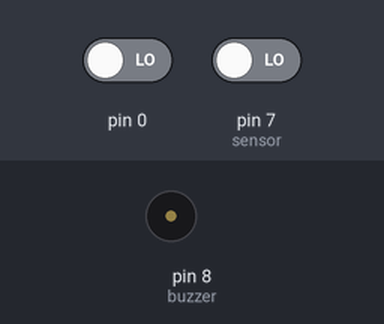
Bench run of a sketch on a simulated Arduino Uno, built with avr-gcc and run on an emulated ATmega328P. Parts: buzzer (waves = sounding). The inputs (shaded band) are chosen by the test bench; at power-on: pin 7 (sensor) LOW, pin 0 LOW. The modem accepts every AT command (registered, SIM ready, sends succeed) and sends nothing else.

Above: at 1.7 s.
1.8 s: pin 7 (sensor) driven HIGH
At 2.2 s:
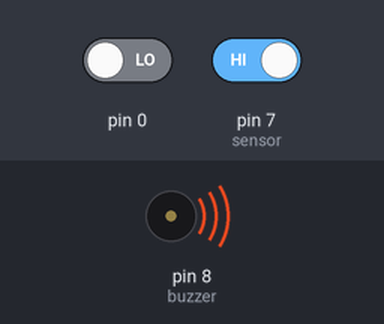
4.3 s: pin 7 (sensor) driven LOW
At 4.9 s:
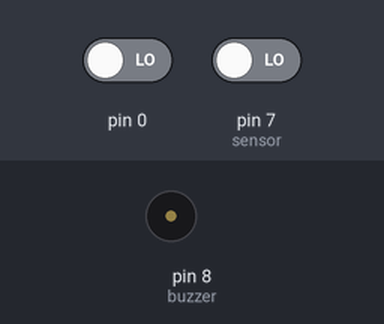
Timing chart, 0 to 7.3 s (numbered marks = the images above; inputs shaded):
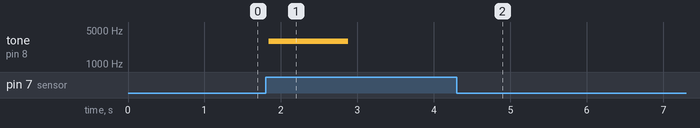

The sketch:

code.ino
```cpp
#include <SoftwareSerial.h>

SoftwareSerial mySerial(2,3);

int sensor=7; //The output of PIR sensor connected to pin 7 of Arduino
int push_switch=6; // push button switch connected to pin 6 of Arduino
int buzzer=8; // buzzer connected to pin 8 of Arduino
int sensor_value; //variable to hold read sensor value
int sms_count=0;
int ledPin=13;

void setup()
{ pinMode(sensor,INPUT); // configuring pin 7 as Input
  pinMode(push_switch,INPUT); // configuring pin 6 as Input
  pinMode(buzzer,OUTPUT); // configuring pin 8 as OUTPUT

  mySerial.begin(9600);
  delay(500);

}

void loop()
{
Check_Burglar();// subroutine to check sensor status and activation of outputs
Check_Reset(); // subroutine to check if alarm reset switch pressed or not
}

void Check_Burglar()
{
{
sensor_value=digitalRead(sensor); // Reading sensor value from pin 7
if(sensor_value==HIGH) // Checking if PIR sensor sends a HIGH signal to Arduino
{
  digitalWrite(ledPin, HIGH);
    playTone(1000, 300);
    delay(150);

    while(sms_count<1)
    {
      SendTextMessage(); // Function to send AT Commands to GSM module
    }
    sensor_value=HIGH;

}}
}
void Check_Reset()
{
if(digitalRead(push_switch==HIGH))// Checking if pushbutton was pressed
{
digitalWrite(buzzer,LOW); // turning OFF the buzzer
     // We only want to print on the output change, not state

      sensor_value = LOW;

sms_count=0; // Reactivating the SMS Alert Facility
}}

void SendTextMessage()
{
  mySerial.println("AT+CMGF=1\r");    //To send SMS in Text Mode
  delay(1000);
  mySerial.println("AT+CMGS=\"0776943443\""); // change to the phone number you using
  delay(1000);
  mySerial.println("INTRUDER ALERT!");//the content of the message
  delay(200);
  mySerial.println((char)26);//the stopping character
  delay(100);

  sms_count++;
}
// duration in mSecs, frequency in hertz
void playTone(long duration, int freq)
{
    duration *= 1000;
    int period = (1.0 / freq) * 100000;
    long elapsed_time = 0;
    while (elapsed_time < duration)
    {
        digitalWrite(buzzer,HIGH);
        delayMicroseconds(period / 2);
        digitalWrite(buzzer, LOW);
        delayMicroseconds(period / 2);
        elapsed_time += (period);
    }
}
```

Measured:
- after the input at 1.8 s, tone on pin 8 (buzzer): silent → 2948 Hz at once, → silent 1.0 s later
- after the input at 4.3 s, tone on pin 8 (buzzer): stops changing and stays silent
